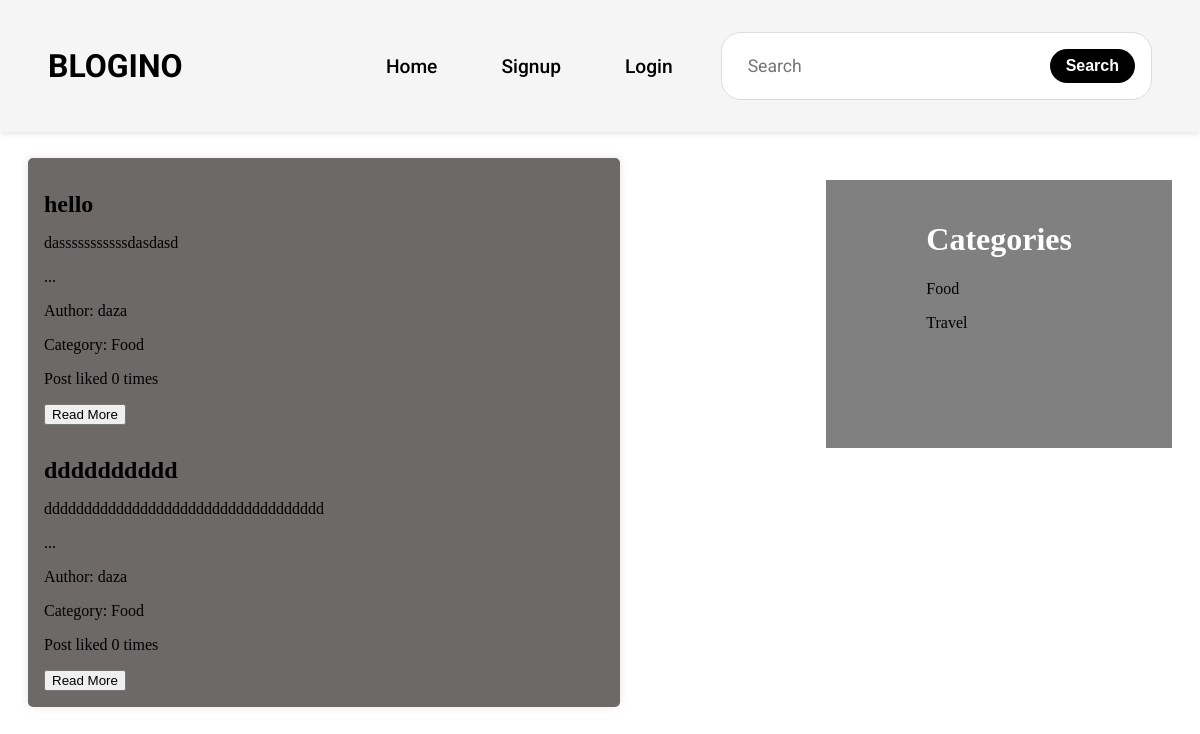
Page /posts/1/ on the earlier database version.
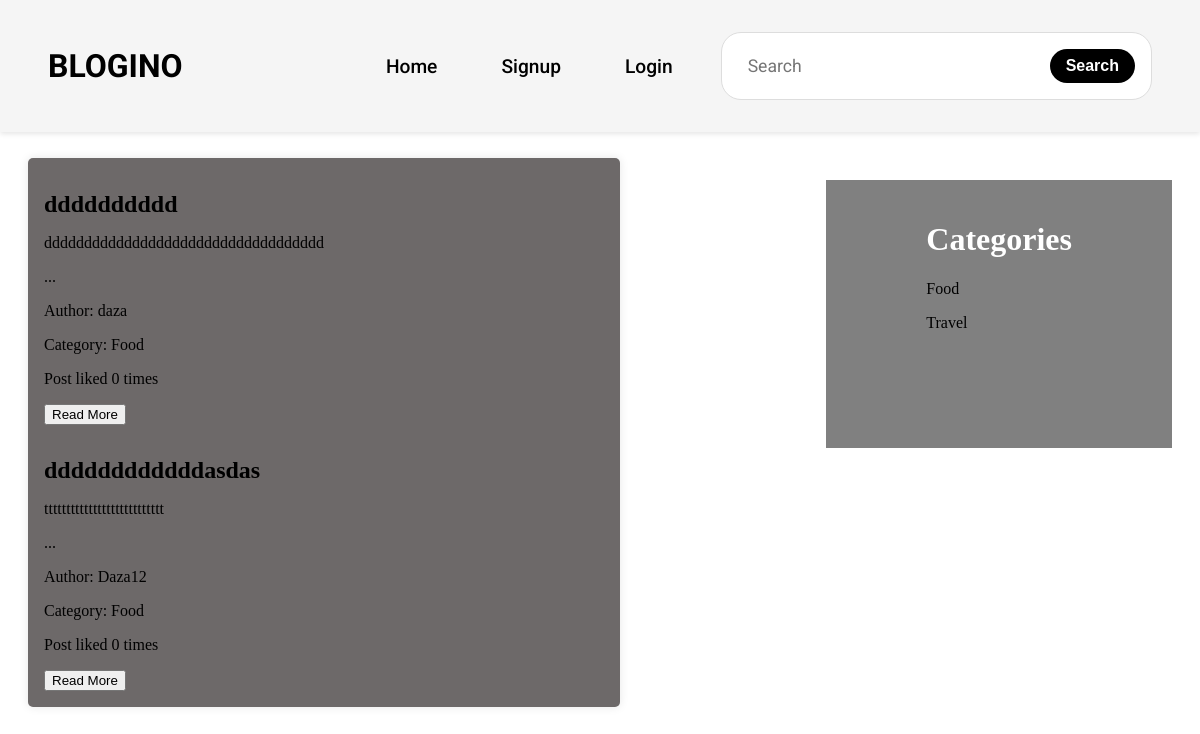
Same page on the later database version.
### landing/models.py (models this page shows, shortened)
class Category(models.Model):
    name = models.CharField(max_length=100)
    def __str__(self):
        return self.name

class Post(models.Model):
    title = models.CharField(max_length=100)
    user = models.ForeignKey(User, on_delete=models.CASCADE)
    content = RichTextField(blank=True, null=True)
    likes = models.PositiveIntegerField(default=0)
    created_at = models.DateTimeField(auto_now_add=True)
    updated_at = models.DateTimeField(auto_now=True)
    category = models.ForeignKey(Category, on_delete=models.CASCADE)

### landing/views.py (the view)
# urls.py: path('posts/<int:category_id>/', views.category, name='category'),
def category(request, category_id):
    category = get_object_or_404(Category, id=category_id)
    categories = Category.objects.all()
    posts = Post.objects.filter(category=category)
    context = {
        'category': category,
        'categories': categories,
        'posts': posts,
    }
    return render(request, 'landing/category.html', context)

### templates/landing/category.html (shortened to what this page needs)
{% load static %}
<!DOCTYPE html>
<html lang="en">
<head>
    <link rel="stylesheet" href="{% static 'landing/css/components/menu.css' %}">
    <link rel="stylesheet" href="{% static 'landing/css/components/sidebar.css' %}">
    <link rel="stylesheet" href="{% static 'landing/css/components/posts.css' %}">
</head>
<body>
    {% block menu %}
        {% include 'landing/components/menu.html' %}
    {% endblock %}
    {% block category %}
        {% include 'landing/components/sidebar.html' %}
    {% endblock %}
    {% block posts %}
        <div class="posts">
            <h1 class="posts__title">Posts in "{{ category.name }}"</h1>
            {% if posts %}
                <div class="posts__container">
                    {% for post in posts %}
                        <div class="post">
                            <h1 class="post__title">{{ post.title }}</h1>
                            <p class="post__content">{{ post.content|truncatewords:10|safe }}...</p>
                            <p class="post__author">Author: {{ post.user }}</p>
                            <p class="post__category">Category: {{ post.category }}</p>
                            {% if post.likes == 1 %}
                                <p class="post__likes">Post liked 1 time</p>
                            {% else %}
                                <p class="post__likes">Post liked {{ post.likes }} times</p>
                            {% endif %}
                            <button class="post__button">
                                <a href="{% url 'landing:post_detail' post.id %}">Read More</a>
                            </button>
                        </div>
                    {% endfor %}
                </div>
            {% else %}
                <p class="posts__empty">No posts available in this category.</p>
            {% endif %}
        </div>
    {% endblock %}
</body>
</html>

### templates/landing/components/sidebar.html
{% block sidebar %}
    <div class="sidebar">
        <h1 class="sidebar__title">Categories</h1>
        {% for category in categories %}
            <p> <a href="{% url 'landing:category' category.id %}"> {{ category.name }} </a></p>
        {% endfor %}
    </div>
{% endblock %}

Differences in the rows shown:
removed Post: title "hello", content "dasssssssssssdasdasd", user "daza", category "Food", likes "0"
added Post: title "ddddddddddddasdas", content "ttttttttttttttttttttttttttt", user "Daza12", category "Food", likes "0"
